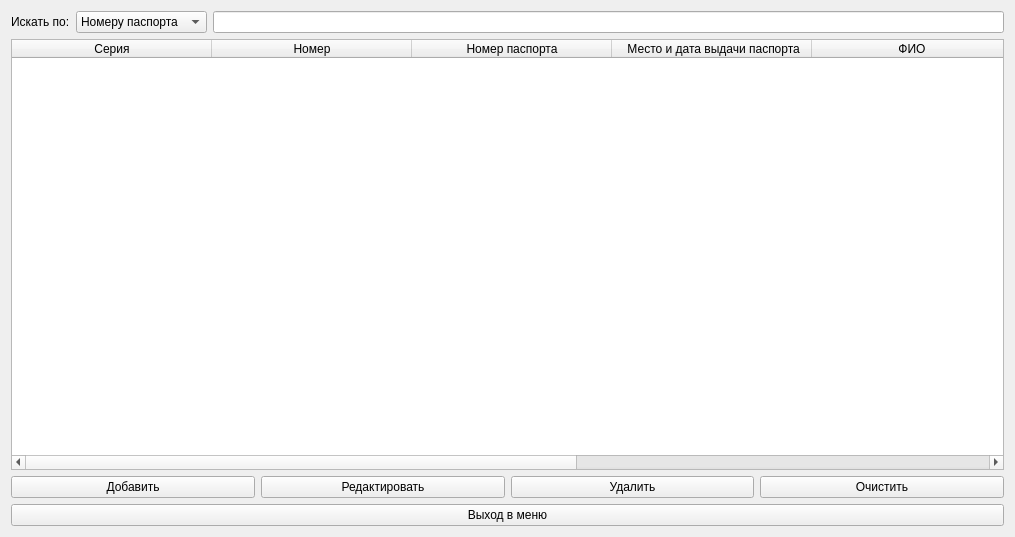
<?xml version="1.0" encoding="UTF-8"?>
<ui version="4.0">
 <class>clientsWindow</class>
 <widget class="QWidget" name="clientsWindow">
  <property name="geometry">
   <rect>
    <x>0</x>
    <y>0</y>
    <width>1015</width>
    <height>537</height>
   </rect>
  </property>
  <property name="windowTitle">
   <string>Form</string>
  </property>
  <layout class="QGridLayout" name="gridLayout">
   <item row="0" column="0">
    <layout class="QVBoxLayout" name="verticalLayout_3">
     <item>
      <layout class="QVBoxLayout" name="verticalLayout">
       <item>
        <layout class="QHBoxLayout" name="horizontalLayout">
         <item>
          <widget class="QLabel" name="label">
           <property name="text">
            <string>Искать по:</string>
           </property>
          </widget>
         </item>
         <item>
          <widget class="QComboBox" name="searchComboBox">
           <item>
            <property name="text">
             <string>Номеру паспорта</string>
            </property>
           </item>
           <item>
            <property name="text">
             <string>ФИО</string>
            </property>
           </item>
          </widget>
         </item>
         <item>
          <widget class="QLineEdit" name="searchEdit"/>
         </item>
        </layout>
       </item>
       <item>
        <widget class="QTableWidget" name="clientsTableWidget">
         <property name="editTriggers">
          <set>QAbstractItemView::NoEditTriggers</set>
         </property>
         <property name="selectionBehavior">
          <enum>QAbstractItemView::SelectRows</enum>
         </property>
         <property name="rowCount">
          <number>0</number>
         </property>
         <property name="columnCount">
          <number>7</number>
         </property>
         <attribute name="horizontalHeaderDefaultSectionSize">
          <number>200</number>
         </attribute>
         <column>
          <property name="text">
           <string>Серия</string>
          </property>
         </column>
         <column>
          <property name="text">
           <string>Номер</string>
          </property>
         </column>
         <column>
          <property name="text">
           <string>Номер паспорта</string>
          </property>
         </column>
         <column>
          <property name="text">
           <string> Место и дата выдачи паспорта</string>
          </property>
         </column>
         <column>
          <property name="text">
           <string>ФИО</string>
          </property>
         </column>
         <column>
          <property name="text">
           <string>Год рождения</string>
          </property>
         </column>
         <column>
          <property name="text">
           <string>Адрес</string>
          </property>
         </column>
        </widget>
       </item>
      </layout>
     </item>
     <item>
      <layout class="QVBoxLayout" name="verticalLayout_2">
       <item>
        <layout class="QHBoxLayout" name="horizontalLayout_2">
         <item>
          <widget class="QPushButton" name="addButton">
           <property name="text">
            <string>Добавить</string>
           </property>
          </widget>
         </item>
         <item>
          <widget class="QPushButton" name="editButton">
           <property name="text">
            <string>Редактировать</string>
           </property>
          </widget>
         </item>
         <item>
          <widget class="QPushButton" name="deleteButton">
           <property name="text">
            <string>Удалить</string>
           </property>
          </widget>
         </item>
         <item>
          <widget class="QPushButton" name="clearButton">
           <property name="text">
            <string>Очистить</string>
           </property>
          </widget>
         </item>
        </layout>
       </item>
       <item>
        <widget class="QPushButton" name="menuExitButton">
         <property name="text">
          <string>Выход в меню</string>
         </property>
        </widget>
       </item>
      </layout>
     </item>
    </layout>
   </item>
  </layout>
 </widget>
 <resources/>
 <connections/>
</ui>
